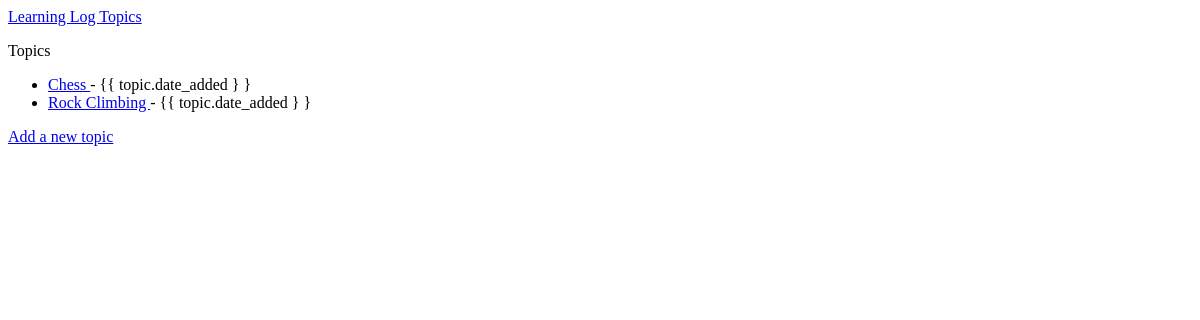
The page /topics on the database as committed earlier.
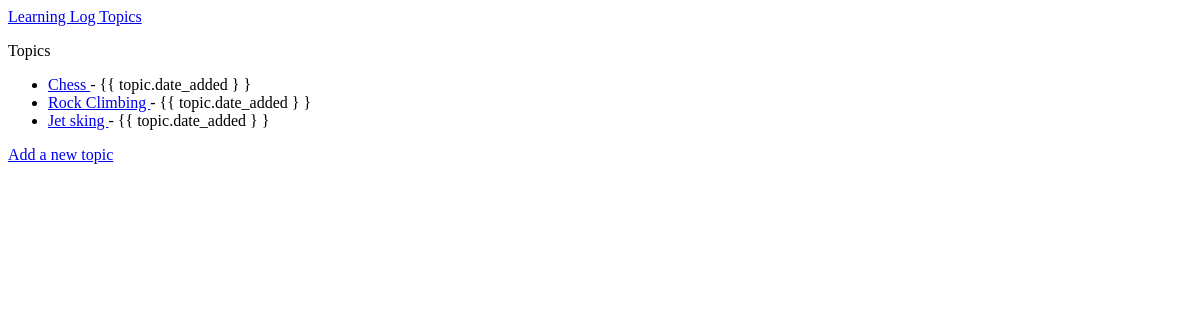
The same page on the database as committed later.
### MainApp/models.py (models this page shows)
class Topic(models.Model):  # has two fields, one text and one with date
    text = models.CharField(max_length=200)
    date_added = models.DateTimeField(auto_now_add=True)
    def __str__(self):
        return self.text  # returns name of topic

### MainApp/views.py (the view)
# urls.py: path('topics',views.topics,name='topics'), #added a new page, create new view after creating URL
def topics(request):
    topics = Topic.objects.all().order_by('date_added') #minus for descending, or decensending = FALSE
    context = {'topics':topics} #THE KEY OF THIS DICTIONARY COMES FROM TEMPLATE, THE VALUE FROM VIEWS
    return render(request, 'MainApp/topics.html', context) #this returns only the skeletal file, not the data in it

### MainApp/templates/MainApp/topics.html
{% extends "MainApp/base.html" %}
{% block content %}
<p>Topics</p>
<ul>
    {% for topic in topics %}
    <li>
        <a href="{% url 'MainApp:topic' topic.id %}"> {{ topic }} </a> - {{ topic.date_added }
        }
    </li>
    {% empty %}
    <li> No topics have been added yet. </li>
    {% endfor %}
</ul>
<a href="{% url 'MainApp:new_topic' %}">Add a new topic</a>
{% endblock content %}

Rows that differ between the two databases and show on the page:
added Topic: text "Jet sking"
